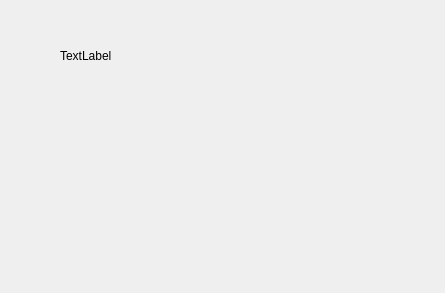
<?xml version="1.0" encoding="UTF-8"?>
<ui version="4.0">
 <class>MainWindow</class>
 <widget class="QMainWindow" name="MainWindow">
  <property name="geometry">
   <rect>
    <x>0</x>
    <y>0</y>
    <width>445</width>
    <height>293</height>
   </rect>
  </property>
  <property name="windowTitle">
   <string>MainWindow</string>
  </property>
  <widget class="QWidget" name="centralwidget">
   <widget class="QLabel" name="label">
    <property name="geometry">
     <rect>
      <x>230</x>
      <y>70</y>
      <width>121</width>
      <height>121</height>
     </rect>
    </property>
    <property name="text">
     <string/>
    </property>
    <property name="pixmap">
     <pixmap>../images/setting.png</pixmap>
    </property>
    <property name="scaledContents">
     <bool>true</bool>
    </property>
   </widget>
   <widget class="QLabel" name="label_2">
    <property name="geometry">
     <rect>
      <x>150</x>
      <y>30</y>
      <width>61</width>
      <height>61</height>
     </rect>
    </property>
    <property name="text">
     <string/>
    </property>
    <property name="pixmap">
     <pixmap>../images/setting.png</pixmap>
    </property>
    <property name="scaledContents">
     <bool>true</bool>
    </property>
   </widget>
   <widget class="QLabel" name="label_3">
    <property name="geometry">
     <rect>
      <x>60</x>
      <y>50</y>
      <width>56</width>
      <height>12</height>
     </rect>
    </property>
    <property name="text">
     <string>TextLabel</string>
    </property>
   </widget>
  </widget>
 </widget>
 <resources/>
 <connections/>
</ui>
